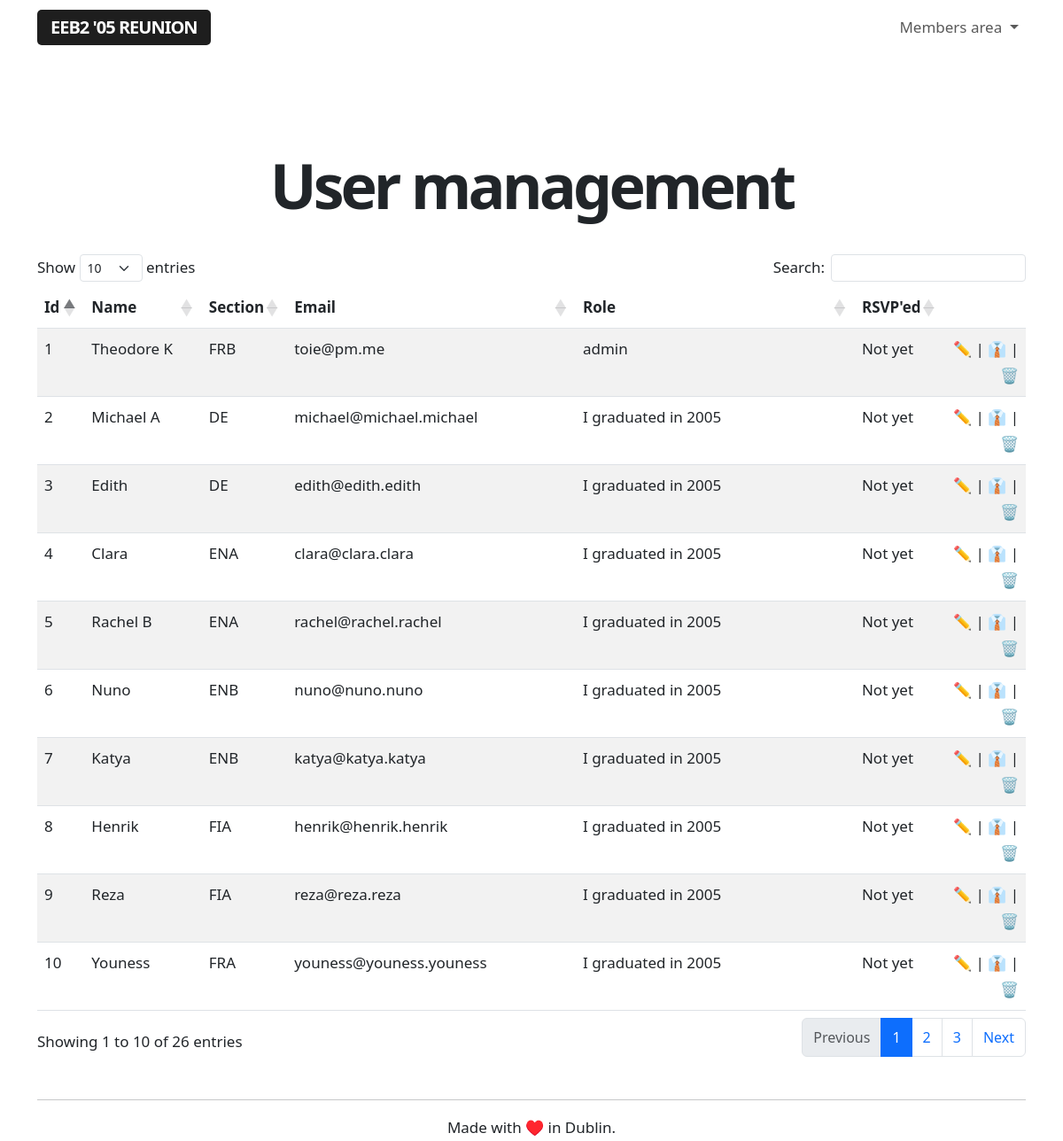
The app's page /admin/users (signed in) with its own data.
### app/models.py (models this page shows, shortened)
class User(UserMixin, db.Model):
    id = db.Column(db.Integer, primary_key=True)
    username = db.Column(db.String(64), index=True, unique=True)
    name = db.Column(db.String(64), index=True, unique=False)
    section = db.Column(db.String(64), index=True, unique=False)
    email = db.Column(db.String(120), index=True, unique=True)
    password_hash = db.Column(db.String(128))
    role = db.Column(db.String(64), index=True, unique=False)
    rsvp = db.Column(db.String(64), index=True, unique=False)
    avatar = db.Column(db.String(64), index=True, unique=False)
    facebook = db.Column(db.String(64), index=True, unique=False)
    twitter = db.Column(db.String(64), index=True, unique=False)
    instagram = db.Column(db.String(64), index=True, unique=False)
    linkedin = db.Column(db.String(64), index=True, unique=False)
    snapchat = db.Column(db.String(64), index=True, unique=False)
    reddit = db.Column(db.String(64), index=True, unique=False)
    mastodon = db.Column(db.String(64), index=True, unique=False)
    tiktok = db.Column(db.String(64), index=True, unique=False)

### app/routes.py (the view)
@app.route('/admin/users', methods=['GET'])
@login_required
def adminusermanagement():
    if current_user.role == 'admin':
        users = User.query.order_by(User.id.asc())
    else:
        flash('This is a restricted area.')
        return redirect(url_for('index'))
    return render_template("user_management.html", title='User management',
        users=users)

### app/models.py (called while the page is built)
@login.user_loader
def load_user(id):
    return User.query.get(int(id))

### app/templates/user_management.html (shortened to what this page needs)
{% extends "base.html" %}
{% block content %}
<div class="title">
    <h1>User management</h1>
</div>
<br>
<br>
<table id="usermanagementtable" class="table table-striped">
  <thead>
    <tr>
        <th>Id</th>
        <th>Name</th>
        <th>Section</th>
        <th>Email</th>
        <th>Role</th>
        <th>RSVP'ed</th>
        <th></th>
    </tr>
  </thead>
  <tbody>
    {% for user in users %}
        {% include '_users.html' %}
    {% endfor %}
  </tbody>
</table>
{% endblock %}

### app/templates/_users.html
<tr>
    <td>{{ user.id }}</td>
    <td>{{ user.name }}</td>
    <td>{{ user.section }}</td>
    <td>{{ user.email }}</td>
    <td>{{ user.role }}</td>
    <td>{{ user.rsvp }}</td>
        <td class="aligniconsright"><a class="nolinkdecoration" href="{{ url_for('user', userid = user.id) }}">✏️</a> | <a class="nolinkdecoration" href="{{ url_for('toggleadmin', userid = user.id) }}">👔</a> | <a class="nolinkdecoration" href="{{ url_for('delete_user', userid=user.id) }}">🗑️</a></td>
</tr>

### app/static/styles.css (style rules this page uses)
body { font-size: 17px !important; line-height: 30px !important; }
h1 { font-size: 70px !important; letter-spacing: -4px; text-align: center; font-weight: 800 !important; line-height: 75px !important; }
.aligniconsright { text-align: right; }
.title h1 { margin-bottom: -20px !important; margin-top: 40px; }
.nolinkdecoration { text-decoration: none; }

### records on screen
User: id "1", name "Theodore K", section "FRB", email "toie@pm.me", role "admin", rsvp "Not yet"
User: id "2", name "Michael A", section "DE", email "michael@michael.michael", role "I graduated in 2005", rsvp "Not yet"
User: id "3", name "Edith", section "DE", email "edith@edith.edith", role "I graduated in 2005", rsvp "Not yet"
User: id "4", name "Clara", section "ENA", email "clara@clara.clara", role "I graduated in 2005", rsvp "Not yet"
User: id "5", name "Rachel B", section "ENA", email "rachel@rachel.rachel", role "I graduated in 2005", rsvp "Not yet"
User: id "6", name "Nuno", section "ENB", email "nuno@nuno.nuno", role "I graduated in 2005", rsvp "Not yet"
User: id "7", name "Katya", section "ENB", email "katya@katya.katya", role "I graduated in 2005", rsvp "Not yet"
User: id "8", name "Henrik", section "FIA", email "henrik@henrik.henrik", role "I graduated in 2005", rsvp "Not yet"
User: id "9", name "Reza", section "FIA", email "reza@reza.reza", role "I graduated in 2005", rsvp "Not yet"
User: id "10", name "Youness", section "FRA", email "youness@youness.youness", role "I graduated in 2005", rsvp "Not yet"
